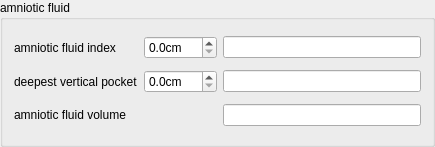
  <widget class="QGroupBox" name="fetus1AmnioticFluidGroupBox">
   <property name="geometry">
    <rect>
     <x>40</x>
     <y>2850</y>
     <width>435</width>
     <height>147</height>
    </rect>
   </property>
   <property name="title">
    <string>amniotic fluid </string>
   </property>
   <layout class="QGridLayout" name="gridLayout_26">
    <item row="0" column="0">
     <widget class="QLabel" name="fetus1AmnioticFluidIndexLabel">
      <property name="text">
       <string>amniotic fluid index</string>
      </property>
     </widget>
    </item>
    <item row="0" column="1">
     <widget class="QDoubleSpinBox" name="fetus1AmnioticFluidIndexDoubleSpinBox">
      <property name="suffix">
       <string comment="centimeter">cm</string>
      </property>
      <property name="decimals">
       <number>1</number>
      </property>
     </widget>
    </item>
    <item row="0" column="2">
     <widget class="QLineEdit" name="fetus1AmnioticFluidIndexLineEdit"/>
    </item>
    <item row="1" column="0">
     <widget class="QLabel" name="fetus1DeepestVerticalPocketLabel">
      <property name="text">
       <string>deepest vertical pocket</string>
      </property>
     </widget>
    </item>
    <item row="1" column="1">
     <widget class="QDoubleSpinBox" name="fetus1DeepestVerticalPocketDoubleSpinBox">
      <property name="suffix">
       <string comment="centimeter">cm</string>
      </property>
      <property name="decimals">
       <number>1</number>
      </property>
     </widget>
    </item>
    <item row="1" column="2">
     <widget class="QLineEdit" name="fetus1DeepestVerticalPocketLineEdit"/>
    </item>
    <item row="2" column="0">
     <widget class="QLabel" name="fetus1AmnioticFluidVolumeLabel">
      <property name="text">
       <string>amniotic fluid volume</string>
      </property>
     </widget>
    </item>
    <item row="2" column="1">
     <layout class="QHBoxLayout" name="fetus1AmnioticFluidVolumeRadioLayout"/>
    </item>
    <item row="2" column="2">
     <widget class="QLineEdit" name="fetus1AmnioticFluidVolumeLineEdit"/>
    </item>
   </layout>
  </widget>
